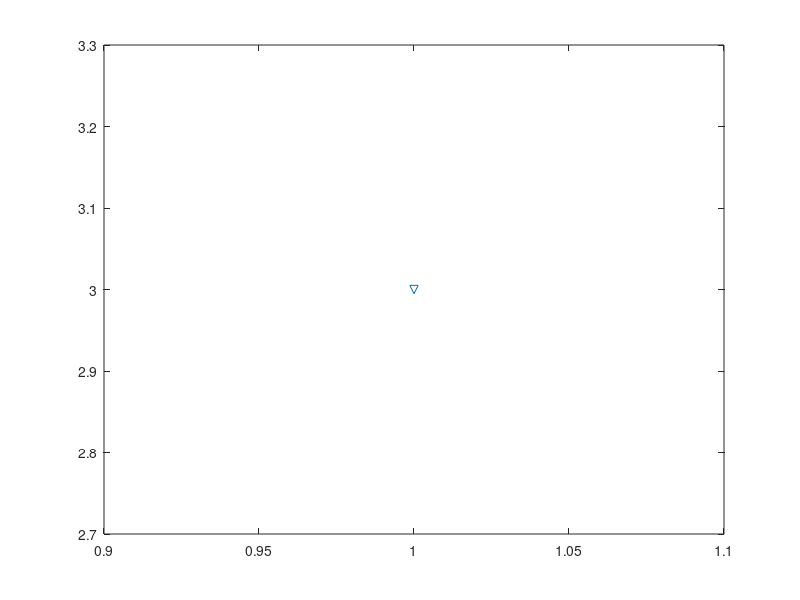

Write the MATLAB code that produced this figure.
%% One Line Pass
%
% One line, all passing
%
function fiveLinePass_soln
    plot(1:100, 1:100, 'b--');
    plot(2:200, 200:-1:2, 'k-');
    plot(5:-1:1, 10:-1:6, 'c*-.');
    plot(1:2:100, 1:2:100, 'kd');
    plot(1, 3, 'v');
end